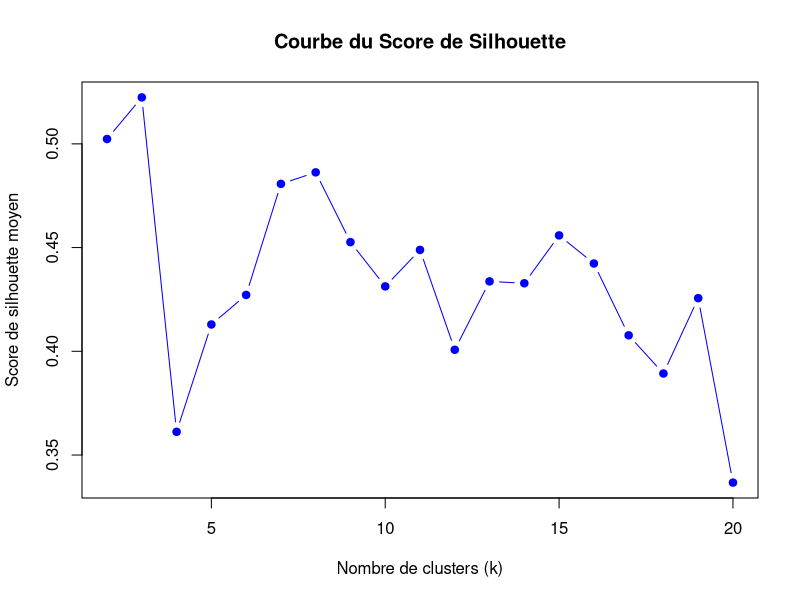
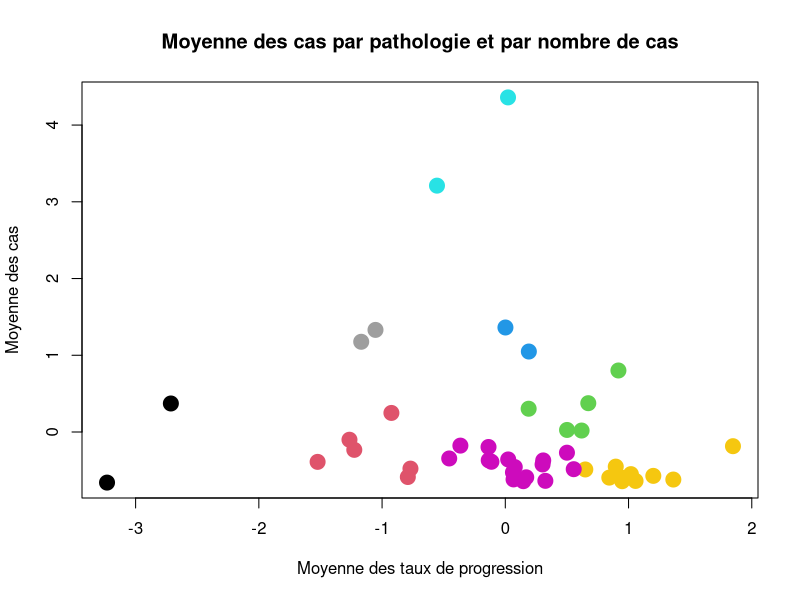

Write R code to recreate these figures, in order.
# Librairies

library(dplyr)  
library(cluster)


# Importation des données (issue de la data preparation)
data_maladie_preparation <- read.csv("Data/data_maladie_preparation.csv", sep = ",")

## Mise en forme du jeu de données pour l'application du clustering ##

# On pivote le dataset de sorte à avoir une instance par pathologie associée à une prevalence et un nombre de cas pour chaque année
data_clustering <- reshape(data_maladie_preparation, idvar = 'patho_niv2', timevar = 'annee', direction = 'wide')

# Réinitialiser l'index
rownames(data_clustering) <- 1:nrow(data_clustering)

data_clustering <- na.omit(data_clustering)

# Afin d'analyser les variation de la prévalence des pathologies, on calcul le taux de variation de la prévalence pour chaque année (ex : le taux d'augmentation entre 2017 et 2018)
for (year in 2016:2022) {
  prev_current <- paste0('prev.', year)
  prev_previous <- paste0('prev.', year - 1)
  taux_column <- paste0('taux.', year)
  
  data_clustering[[taux_column]] <- (data_clustering[[prev_current]] - data_clustering[[prev_previous]]) / data_clustering[[prev_previous]] * 100  # En pourcentage
}


# On va s'interesser à la variation moyenne du taux sur ces 5 dernieres années, on calcul donc la moyenne des taux de variation pour chaque pathologie et la moyenne du nombre de cas
data_clustering$moyenne_cas <- rowMeans(data_clustering[, c('ntop.2015', 'ntop.2016','ntop.2017', 'ntop.2018', 'ntop.2019', 'ntop.2020', 'ntop.2021', 'ntop.2022')], na.rm = TRUE)

data_clustering$moyenne_taux <- rowMeans(data_clustering[, c('taux.2016','taux.2017', 'taux.2018', 'taux.2019', 'taux.2020', 'taux.2021', 'taux.2022')], na.rm = TRUE)

# Suppression des colonnes inutiles pour le clustering
data_clustering <- data_clustering[, c('patho_niv2', 'moyenne_cas', 'moyenne_taux')]

#Duplication du dataset pour l'analyse des cluster
data_clustering_analyse <- data_clustering

# Normalisation des données
data_clustering[, c('moyenne_cas', 'moyenne_taux')] <- scale(data_clustering[, c('moyenne_cas', 'moyenne_taux')])


## Clustering ##


set.seed(42)

# Sélection des colonnes pour le clustering
X <- data_clustering[, c('moyenne_cas', 'moyenne_taux')]

# Initialisation des scores de silhouette
silhouette_scores <- c()

# Boucle pour tester différents nombres de clusters
for (n_clusters in 2:20) {
  model <- kmeans(X, centers = n_clusters, nstart = 10)
  
  # Calcul du score de silhouette
  sil <- silhouette(model$cluster, dist(X))
  
  # Stocker la moyenne du score de silhouette
  score_moyen <- mean(sil[, 3])  # colonne 3 contient 'sil_width'
  silhouette_scores <- c(silhouette_scores, score_moyen)
  
  # Affichage du score pour chaque k
  print(paste("Clusters:", n_clusters, "- Silhouette Score:", round(score_moyen, 4)))
}

#Courbe du score de silhouette
plot(2:20, silhouette_scores, type = "b", pch = 19, col = "blue",
     xlab = "Nombre de clusters (k)", ylab = "Score de silhouette moyen",
     main = "Courbe du Score de Silhouette")


# Clustering des données
model <- kmeans(X, centers = 8, nstart = 10)
data_clustering$cluster <- model$cluster

# Affichage des clusters
plot(data_clustering$moyenne_taux,data_clustering$moyenne_cas , col = data_clustering$cluster, pch = 19, cex = 2, main = "Moyenne des cas par pathologie et par nombre de cas", xlab = "Moyenne des taux de progression", ylab = "Moyenne des cas")


#On recupere le dataset avant normalisation afin d'analyser les données des clusters
data_analyse <- merge(data_clustering, data_clustering_analyse, by = "patho_niv2")

# Affichage des données des clusters
data_analyse %>%
  group_by(cluster) %>%
  summarise(
    patho_niv2 = n(),  # Nombre de pathologies
    moyenne_cas = mean(moyenne_cas.y),  # Moyenne des cas
    moyenne_taux = mean(moyenne_taux.y)  # Moyenne des taux
  ) %>% arrange(-moyenne_taux)

write.csv(data_clustering, "Data/data_clustering.csv", row.names = FALSE)
